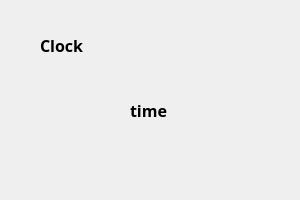
<?xml version="1.0" encoding="UTF-8"?>
<ui version="4.0">
 <class>Clock</class>
 <widget class="QDialog" name="Clock">
  <property name="geometry">
   <rect>
    <x>0</x>
    <y>0</y>
    <width>300</width>
    <height>200</height>
   </rect>
  </property>
  <property name="windowTitle">
   <string>Dialog</string>
  </property>
  <widget class="QLabel" name="label">
   <property name="geometry">
    <rect>
     <x>130</x>
     <y>60</y>
     <width>141</width>
     <height>101</height>
    </rect>
   </property>
   <property name="font">
    <font>
     <family>Arial Black</family>
     <pointsize>12</pointsize>
     <weight>75</weight>
     <bold>true</bold>
    </font>
   </property>
   <property name="text">
    <string>time</string>
   </property>
  </widget>
  <widget class="QLabel" name="label_2">
   <property name="geometry">
    <rect>
     <x>40</x>
     <y>30</y>
     <width>61</width>
     <height>31</height>
    </rect>
   </property>
   <property name="font">
    <font>
     <family>Arial Black</family>
     <pointsize>12</pointsize>
     <weight>75</weight>
     <bold>true</bold>
    </font>
   </property>
   <property name="text">
    <string>Clock</string>
   </property>
  </widget>
 </widget>
 <resources/>
 <connections/>
</ui>
